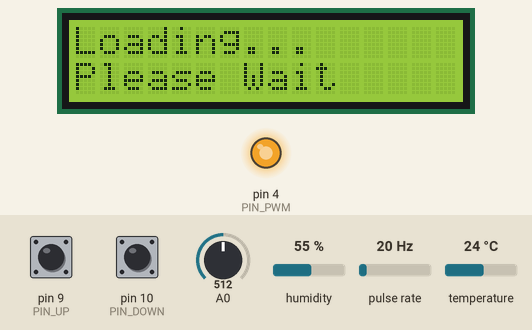
A sketch run on a simulated Arduino Uno, built with avr-gcc and run on an emulated ATmega328P. Parts: 16×2 character LCD, output pins drawn as LEDs (lit = HIGH). Wiring (inferred from the names in the program): pulse sensor: data pin 3. Dashed ring = blinking. The inputs (shaded band) are chosen by the test bench; at power-on: A0 = 512, pin 9 (PIN_UP) LOW, pin 10 (PIN_DOWN) LOW, humidity 55 %, pulse rate 20 Hz, temperature 24 °C. What the sketch prints to the serial monitor is not drawn.

Above: at 0.3 s.
1.3 s: A0 set to 30
At 3.1 s:
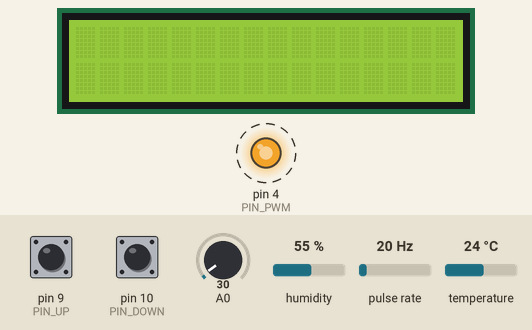
7.4 s: pin 9 (PIN_UP) pulled HIGH for 1 s
10.0 s: pin 10 (PIN_DOWN) pulled HIGH for 0.15 s
12.0 s: pin 9 (PIN_UP) driven HIGH and pin 10 (PIN_DOWN) driven HIGH
At 13.9 s:
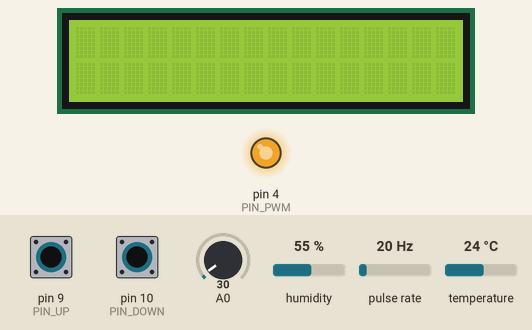
14.0 s: A0 set to 306
Timing chart, 0 to 17.1 s (numbered marks = the images above; inputs shaded):
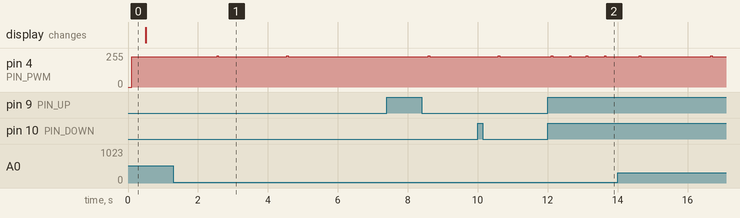

The sketch:

arduino.pde
```cpp
#include "DHT.h"
#include <LiquidCrystal.h>

#define DHTPIN 2     // what digital pin we're connected to

#define DHTTYPE DHT22   // DHT 22  (AM2302), AM2321

DHT dht(DHTPIN, DHTTYPE);
LiquidCrystal lcd(12, 11, 8, 7, 6, 5);

// PINs
#define PIN_PWM 4
#define PIN_RPM 3
#define PIN_UP 9
#define PIN_DOWN 10
#define UPDATE_ZYKLUS 500 // update interval
const int ANZAHL_INTERRUPTS = 1; // amoount of interrupts per round

// Variablen
int counter_rpm = 0;
int rpm = 0;
unsigned long letzte_ausgabe = 0;
char characterInput;
String eingabe;
String display1;
String display2;
int dauer_low = 1;
int dauer_high = 9;
int baseTime = 10; // overall 10 ms

void setup() {
  lcd.begin(16,2);
  lcd.print("Loading...");
  lcd.setCursor(0, 1);
  lcd.print("Please Wait");
  Serial.begin(9600);
  dht.begin();
  pinMode(PIN_PWM, OUTPUT);
  pinMode(PIN_RPM, INPUT);
  pinMode(PIN_UP, INPUT);
  pinMode(PIN_DOWN, INPUT);
  digitalWrite(PIN_RPM, HIGH);
  attachInterrupt(digitalPinToInterrupt(PIN_RPM), rpm_fan, FALLING);
}

void loop() {
  if(dauer_low * 10 != 0){
    digitalWrite(PIN_PWM, LOW);
    delayMicroseconds(dauer_low * 10);
  }

  if(dauer_high * 10 != 0){
    digitalWrite(PIN_PWM, HIGH);
    delayMicroseconds(dauer_high * 10);
  }

  while (Serial.available()){ //read message
    characterInput = Serial.read();
    if(characterInput == '$') {
      if(eingabe.indexOf("PWM:") >= 0) {
        eingabe = eingabe.substring(4);
        int fan = eingabe.toInt(); // 0 - 9
        if(fan == 0)
          fan = 10;
        else
          fan = 10 - fan;
        //set the pwm
        dauer_low = fan;
        dauer_high = baseTime - fan;
      }
      if(eingabe.indexOf("DISPLAY1:") >= 0) {
        display1 = eingabe.substring(9);
      }
      if(eingabe.indexOf("DISPLAY2:") >= 0) {
        display2 = eingabe.substring(9);
      }
      eingabe = "";
    } else {
      eingabe.concat(characterInput);
    }
  }

  if (millis() - letzte_ausgabe >= UPDATE_ZYKLUS){
     // detachin interrupt
    detachInterrupt(0);
    // calculate rpm
    rpm = counter_rpm * (60 / ANZAHL_INTERRUPTS);
    Serial.print("RPM:");
    Serial.print(rpm);
    Serial.print("$");
    int buttonUp = digitalRead(PIN_UP);
    int buttonDown = digitalRead(PIN_DOWN);
    if(buttonUp == HIGH)
      Serial.print("BUTTONUP:ON$");
    if(buttonDown == HIGH)
      Serial.print("BUTTONDOWN:ON$");
    float val = analogRead(A0);
    float u = val * 5.0 / 1023.0;
    float r = 4700.0 * u /(5.0 - u);
    float e = pow(r/1000.0, -1.31022)*210.9143;

    // Reading temperature or humidity takes about 250 milliseconds!
    // Sensor readings may also be up to 2 seconds 'old' (its a very slow sensor)
    float h = dht.readHumidity();
    // Read temperature as Celsius (the default)
    float t = dht.readTemperature();

    Serial.print("HUMIDITY:");
    Serial.print(h);
    Serial.print("$");
    Serial.print("TEMP:");
    Serial.print(t);
    Serial.print("$");
    Serial.print("LUX:");
    Serial.print(e);
    Serial.print("$");


    // Counter
    counter_rpm = 0;
    // new time for interrupt
    letzte_ausgabe = millis();
    //update display
    lcd.clear();
    lcd.print(display1);
    lcd.setCursor(0,1);
    lcd.print(display2);
    // reactivate interrupt
    attachInterrupt(0, rpm_fan, FALLING);
  }
}

// Interrupt zaehlt den RPM-Counter hoch
void rpm_fan(){
  counter_rpm++;
}
```

Measured:
- after the input at 12.0 s, pin 4 (PIN_PWM): 227/255 → 226/255 after 0.63 s, → 227/255 0.48 s later
- by itself, pin 4 (PIN_PWM): alternates 234/255 for 0.04 s and 227/255 for 2.0 s
